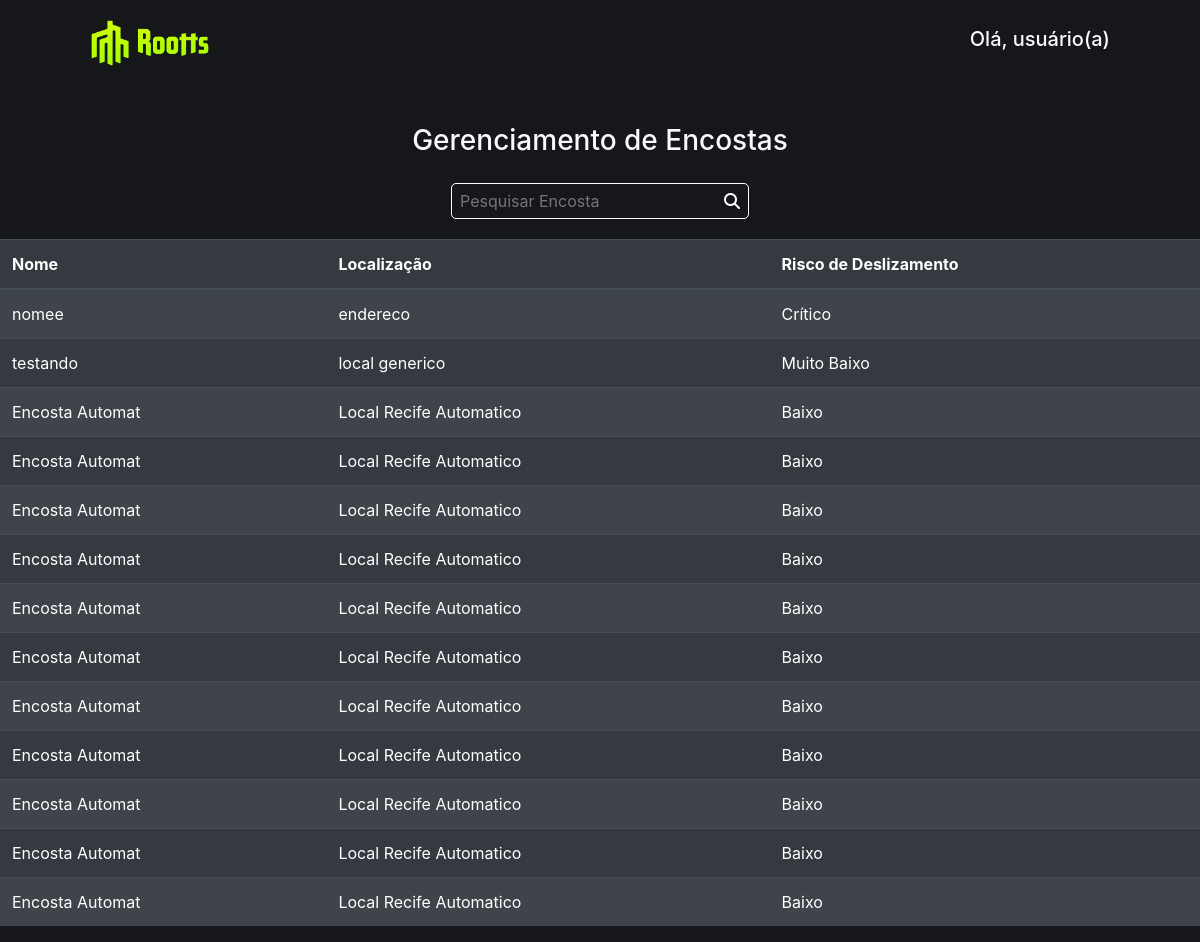
The page /risco/ on the database its author committed.
### roottsApp/models.py (models this page shows, shortened)
class Encosta(models.Model):
    nome = models.CharField(max_length=15)
    local = models.CharField(max_length=40)
    latitude = models.DecimalField(max_digits=20, decimal_places=10)
    longitude = models.DecimalField(max_digits=20, decimal_places=10)
    declividade = models.DecimalField(max_digits=20, decimal_places=10)
    numeroConstrucoes = models.DecimalField(max_digits=20, decimal_places=10)
    coeficienteUmidade = models.DecimalField(max_digits=20, decimal_places=10)
    proximidadeRedeViarias = models.DecimalField(max_digits=20, decimal_places=10)
    proximidadeCorposLiquidos = models.DecimalField(max_digits=20, decimal_places=10)
    PRIORITY_LEVELS = (
        ('Muito Baixo', 'Muito Baixo'),
        ('Baixo', 'Baixo'),
        ('Médio', 'Médio'),
        ('Alto', 'Alto'),
        ('Crítico', 'Crítico'),
    )
    prioridadeEncosta = models.CharField(max_length=30, choices=PRIORITY_LEVELS, default = 'Muito Baixo')

### roottsApp/views.py (the view)
# urls.py: path('risco/', RiscoView, name='risco'),
def RiscoView(request):
  encostas = Encosta.objects.all()
  return render(request, 'risco_deslizamento.html', {'encostas': encostas})

### roottsApp/templates/risco_deslizamento.html (shortened to what this page needs)
{% extends 'base.html' %}
{% load humanize %}
{% block content %}
<div class="text-light">
    <h3 style="text-align:center;margin-bottom:25px">
        Gerenciamento de Encostas
    </h3>
</div>
    <div class="search">
        <form  action="{% url 'search_risco' %}" method="get" autocomplete="off">
            <div class="search-box">
                <input type="text" name="q" id="form12" placeholder="Pesquisar Encosta"/>
                <button type="submit"><i class="fa-solid fa-magnifying-glass"></i></button>
            </div>
        </form>
    </div>
    <div class="text-light" >
        <table class="table table-striped table-dark">
          <thead>
            <tr>
                <th scope="col">Nome</th>
                <th scope="col">Localização</th>
                </div>
                    <th scope="col">Risco de Deslizamento</th>
                <div>
                {% for encosta in encostas %}
                    <tr>
                        <td>{{ encosta.nome }}</td>
                        <td>{{ encosta.local }}</td>
                        <td>{{ encosta.prioridadeEncosta }}</td>
                    </tr>
                {% endfor %}
    </div>
{% endblock %}

### roottsApp/templates/base.html (shortened to what this page needs)
{% load bootstrap4 %} {% load static %}
<!DOCTYPE html>
<html lang="pt-br">
  <head>
    <link rel="stylesheet" href="https://cdnjs.cloudflare.com/ajax/libs/font-awesome/6.2.0/css/fontawesome.min.css" />
    <link rel="stylesheet" href="https://cdnjs.cloudflare.com/ajax/libs/font-awesome/6.2.0/css/all.min.css" />
    {% bootstrap_css %}
  </head>
  <body>
    <nav class="nav">
      <a href="{% url 'index' %}" id="logo">
        <img src="{% static "roottsapp/images/roottst.png" %}" alt="rootts"
        id="image" style="width:120px;" />
      </a>
      {% if request.user.is_authenticated %}
        <h5 class="text-light">Olá, {{request.user}}</h5>
      {% else %}
      <h5 class="text-light">Olá, usuário(a)</h5>
      {% endif %}
    </nav>
    <div class="content">{% block content %} {% endblock %}</div>
  </body>
</html>

### roottsApp/templates/base.html (style rules this page uses)
* { margin: 0; padding: 0; box-sizing: border-box; }
body { background-color: #15171b; }
#logo { color: #4fdb0d; font-size: 1.5rem; margin-left: 5rem; transition: ease 0.5s; }
.nav { width: 100vw; top: 0; display: flex; align-items: center; justify-content: space-between; flex-wrap: nowrap; padding: 20px 10px 10px 10px; }
.nav h5 { margin-right: 5rem; }
.content { padding-top: 3rem; width: 100vw; }
td { padding: 10px 0px 10px 2px; }
.search { display: flex; justify-content:center; align-items: center; margin-bottom: 20px; }
.search-box { display: flex; background: none; border: 1px solid white; border-radius: 5px; transition: all 300ms ease-in-out; }
.search-box input { background: none; outline: none; border: none; color: white; padding: 5px 8px; }
.search-box button { background: none; outline: none; border: none; color: white; padding: 5px 8px; transition: all 300ms ease-in-out; }

### rows shown on the page
Encosta: nome "nomee", local "endereco", prioridadeEncosta "Crítico"
Encosta: nome "testando", local "local generico", prioridadeEncosta "Muito Baixo"
Encosta: nome "Encosta Automat", local "Local Recife Automatico", prioridadeEncosta "Baixo"
Encosta: nome "Encosta Automat", local "Local Recife Automatico", prioridadeEncosta "Baixo"
Encosta: nome "Encosta Automat", local "Local Recife Automatico", prioridadeEncosta "Baixo"
Encosta: nome "Encosta Automat", local "Local Recife Automatico", prioridadeEncosta "Baixo"
Encosta: nome "Encosta Automat", local "Local Recife Automatico", prioridadeEncosta "Baixo"
Encosta: nome "Encosta Automat", local "Local Recife Automatico", prioridadeEncosta "Baixo"
Encosta: nome "Encosta Automat", local "Local Recife Automatico", prioridadeEncosta "Baixo"
Encosta: nome "Encosta Automat", local "Local Recife Automatico", prioridadeEncosta "Baixo"
Encosta: nome "Encosta Automat", local "Local Recife Automatico", prioridadeEncosta "Baixo"
Encosta: nome "Encosta Automat", local "Local Recife Automatico", prioridadeEncosta "Baixo"
Encosta: nome "Encosta Automat", local "Local Recife Automatico", prioridadeEncosta "Baixo"
